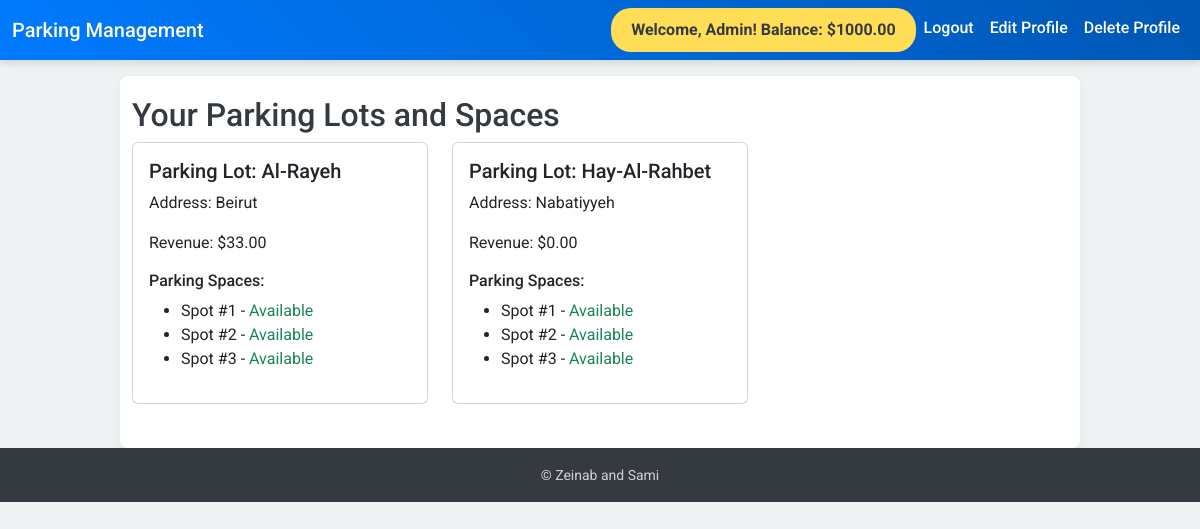
The app's page /my-parking-lots/ (signed in) with its own data.
### myapp/models.py (models this page shows, shortened)
class UserProfile(models.Model):
    user = models.OneToOneField(User, on_delete=models.CASCADE, related_name='profile')
    balance = models.DecimalField(max_digits=10, decimal_places=2, default=Decimal('1000.00'))

class ParkingLot(models.Model):
    name = models.CharField(max_length=100)
    address = models.CharField(max_length=200)
    user = models.ForeignKey(User, on_delete=models.CASCADE, default=1)
    revenue = models.DecimalField(max_digits=10, decimal_places=2, default=0.0)

class ParkingSpace(models.Model):
    parking_lot = models.ForeignKey(ParkingLot, on_delete=models.CASCADE)
    spot_number = models.IntegerField()
    is_occupied = models.BooleanField(default=False)

### myapp/views.py (the view)
# urls.py: path('my-parking-lots/', views.my_parking_lots, name='my_parking_lots'),
def my_parking_lots(request):
    user = request.user
    parking_lots = ParkingLot.objects.filter(user=user)
    parking_lots_with_spaces = []
    for lot in parking_lots:
        spaces = lot.parkingspace_set.all()
        parking_lots_with_spaces.append({
            'lot': lot,
            'spaces': spaces
        })
    bookings = Booking.objects.filter(user=user)
    return render(request, 'my_parking_lots.html', {
        'parking_lots_with_spaces': parking_lots_with_spaces,
        'bookings': bookings
    })

### myapp/templates/my_parking_lots.html
{% extends 'base.html' %}
{% block content %}
<h2>Your Parking Lots and Spaces</h2>
<div class="row">
    {% for lot_data in parking_lots_with_spaces %}
        <div class="col-md-4 mb-4">
            <div class="card">
                <div class="card-body">
                    <h5 class="card-title">Parking Lot: {{ lot_data.lot.name }}</h5>
                    <p class="card-text">Address: {{ lot_data.lot.address }}</p>
                    <p class="card-text">Revenue: ${{ lot_data.lot.revenue }}</p>
                    <h6>Parking Spaces:</h6>
                    <ul>
                        {% for space in lot_data.spaces %}
                            <li>
                                Spot #{{ space.spot_number }} -
                                {% if space.is_occupied %}
                                    <span class="text-danger">Occupied</span>
                                {% else %}
                                    <span class="text-success">Available</span>
                                {% endif %}
                            </li>
                        {% endfor %}
                    </ul>
                </div>
            </div>
        </div>
    {% endfor %}
</div>
{% endblock %}

### myapp/templates/base.html (shortened to what this page needs)
<!DOCTYPE html>
<html lang="en">
<head>
  <link rel="stylesheet" href="https://cdn.jsdelivr.net/npm/bootstrap@5.3.2/dist/css/bootstrap.min.css">
</head>
<body>
  <nav class="navbar navbar-expand-lg navbar-dark">
    <div class="container-fluid">
      <a class="navbar-brand" href="{% url 'home' %}">Parking Management</a>
      <div class="collapse navbar-collapse" id="navbarNav">
        <ul class="navbar-nav ms-auto">
          {% if user.is_authenticated %}
            <li class="nav-item">
              <a class="nav-link welcome" href="#">Welcome, {{ user.username }}! Balance: ${{ user.profile.balance }}</a>
            </li>
            <li class="nav-item">
              <a class="nav-link" href="{% url 'logout' %}">Logout</a>
            </li>
            <li class="nav-item">
              <a class="nav-link" href="{% url 'edit_profile' %}">Edit Profile</a>
            </li>
            <li class="nav-item">
              <a class="nav-link" href="{% url 'delete_profile' %}">Delete Profile</a>
            </li>
          {% endif %}
        </ul>
      </div>
    </div>
  </nav>
  <main class="container mt-3">
    {% block content %}{% endblock %}
  </main>
  <footer class="footer text-center">
    <div class="container">
      <span>&copy; Zeinab and Sami </a></span>
    </div>
  </footer>
</body>
</html>

### myapp/templates/base.html (style rules this page uses)
body { background-color: #eef2f3; font-family: 'Roboto', sans-serif; color: #343a40; margin: 0; }
.navbar { background: linear-gradient(45deg, #007bff, #0056b3); box-shadow: 0px 4px 6px rgba(0, 0, 0, 0.1); }
.navbar-brand, .nav-link { color: #ffffff !important; font-weight: 500; text-transform: capitalize; }
main { background: #ffffff; padding: 20px; border-radius: 8px; box-shadow: 0 4px 8px rgba(0, 0, 0, 0.05); }
.footer { background-color: #343a40; color: #d1d1d1; padding: 15px 0; }
.footer span { font-size: 14px; }
.container.mt-3 { max-width: 960px; }
.navbar .nav-link.welcome { background-color: #ffdd57; color: #343a40 !important; font-weight: bold; padding: 10px 20px; border-radius: 20px; transition: all 0.3s ease-in-out; }

### records on screen
ParkingLot: lot.name "Al-Rayeh", lot.address "Beirut", lot.revenue "33.00"
ParkingSpace: spot_number "1", is_occupied "Available"
ParkingSpace: spot_number "2", is_occupied "Available"
ParkingSpace: spot_number "3", is_occupied "Available"
ParkingLot: lot.name "Hay-Al-Rahbet", lot.address "Nabatiyyeh", lot.revenue "0.00"
ParkingSpace: spot_number "1", is_occupied "Available"
ParkingSpace: spot_number "2", is_occupied "Available"
ParkingSpace: spot_number "3", is_occupied "Available"

### other values on screen
{{ user.username }} "Admin"
{{ user.profile.balance }} "1000.00"
